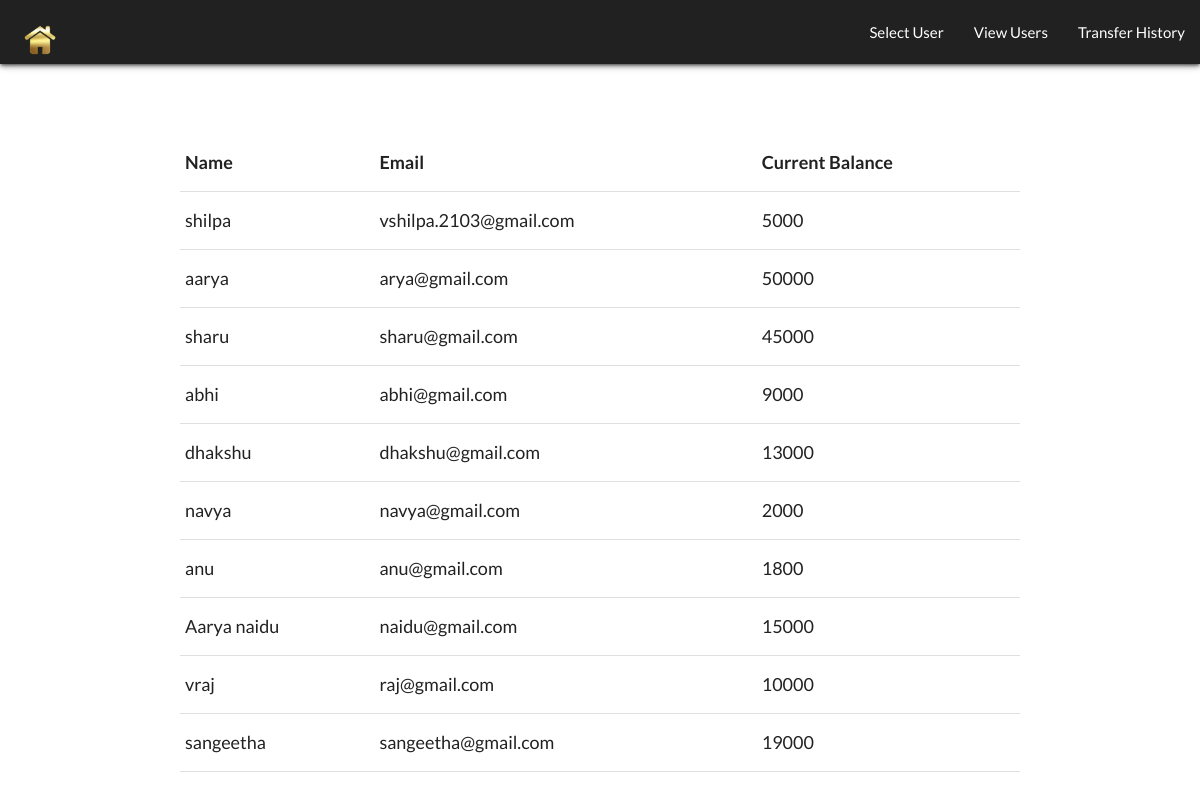
The page /viewUsers.php on the database its author committed.
### tables this page shows
CREATE TABLE `customer_details` (
  `c_id` int(11) NOT NULL,
  `c_name` varchar(255) NOT NULL,
  `c_email` varchar(255) NOT NULL,
  `c_balance` int(11) NOT NULL
);

### viewUsers.php (the view, shortened to what this page needs)
<?php
	include('db_connect.php');
	$sql = 'SELECT c_name, c_email, c_balance FROM customer_details ORDER BY c_id';
	$result = mysqli_query($conn, $sql);
	$customers = mysqli_fetch_all($result, MYSQLI_ASSOC);
?>
<!DOCTYPE html>
<html>
<head>
	<link rel="stylesheet" href="https://cdnjs.cloudflare.com/ajax/libs/materialize/1.0.0/css/materialize.min.css">
    <link rel="stylesheet" type="text/css" href="style.css">
</head>
<body>
	<?php include('navbar.php'); ?>
		<section>
		<div class="wrapper">
				<div class="container" style="margin: 70px auto">
				<table class="highlight center">
					<tr>
						<th>Name</th>
						<th>Email</th>
						<th>Current Balance</th>
					</tr>
					<?php
						foreach($customers as $customer) {
							echo "<tr><td> ".$customer['c_name']."</td><td>".$customer['c_email']."</td><td>".$customer['c_balance']."</td></tr>";
						}
					?>
				</table>
			</div>
		</div>
	</section>
</body>
</html>

### style.css (style rules this page uses)
* { margin: 0; padding: 0; box-sizing: border-box; }
body { font-size: 18px; font-family: "Lato", serif; }

### rows shown on the page
customer_details: c_name "shilpa", c_email "vshilpa.2103@gmail.com", c_balance "5000"
customer_details: c_name "aarya", c_email "arya@gmail.com", c_balance "50000"
customer_details: c_name "sharu", c_email "sharu@gmail.com", c_balance "45000"
customer_details: c_name "abhi", c_email "abhi@gmail.com", c_balance "9000"
customer_details: c_name "dhakshu", c_email "dhakshu@gmail.com", c_balance "13000"
customer_details: c_name "navya", c_email "navya@gmail.com", c_balance "2000"
customer_details: c_name "anu", c_email "anu@gmail.com", c_balance "1800"
customer_details: c_name "Aarya naidu", c_email "naidu@gmail.com", c_balance "15000"
customer_details: c_name "vraj", c_email "raj@gmail.com", c_balance "10000"
customer_details: c_name "sangeetha", c_email "sangeetha@gmail.com", c_balance "19000"
